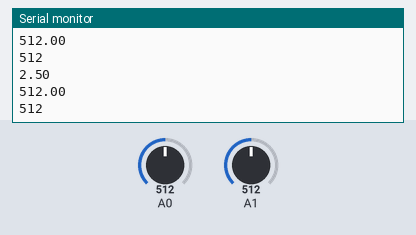
This sketch was run on a simulated Arduino Uno, built with avr-gcc and run on an emulated ATmega328P. On the bench: the last lines printed to the serial monitor. Inputs (shaded band) come from the test bench; at power-on: A0 = 512, A1 = 512.

Above: at 1.2 s.
1.3 s: A0 set to 716
At 2.6 s:
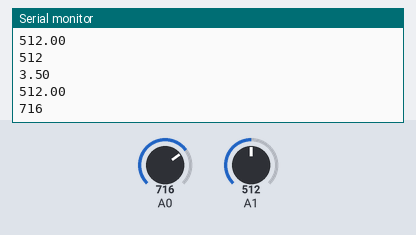
2.8 s: A1 set to 716
At 3.8 s:
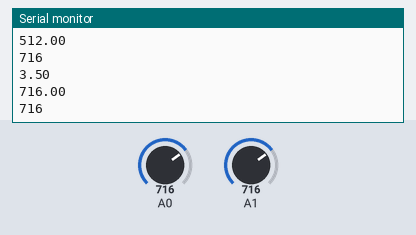
4.3 s: A0 set to 900
At 5.6 s:
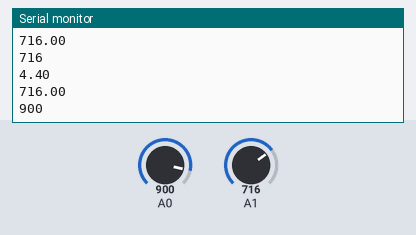
5.8 s: A1 set to 900
At 6.5 s:
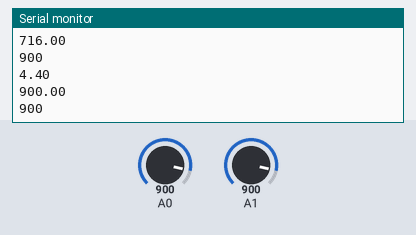
Timing chart, 0 to 8.3 s (numbered marks = the images above; inputs shaded):
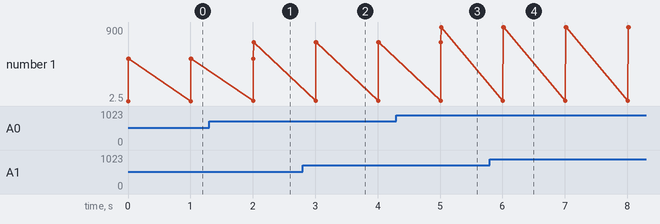

The sketch:

volt_metro.ino
```cpp
float volts, fonte;
void setup() {
  // put your setup code here, to run once:
  Serial.begin(9600);
  pinMode(A0,INPUT);
  pinMode(A1,INPUT);

}

void loop() {
  // put your main code here, to run repeatedly:
  volts = analogRead(0)*(5/1023.0);
  fonte = analogRead(1);

  Serial.println(volts);
  Serial.println(fonte);
  Serial.println(analogRead(0));
  delay(1000);

}
```

Measured:
- after the input at 1.3 s, the serial monitor: prints a new line after 0.70 s (image 1)
- after the input at 2.8 s, the serial monitor: prints a new line after 0.21 s (image 2)
- after the input at 4.3 s, the serial monitor: prints a new line after 0.71 s (image 3)
- after the input at 5.8 s, the serial monitor: prints a new line after 0.21 s (image 4)
- plotted number 1: 512 → 716 after the input at 1.3 s, 716 → 900 after the input at 4.3 s
